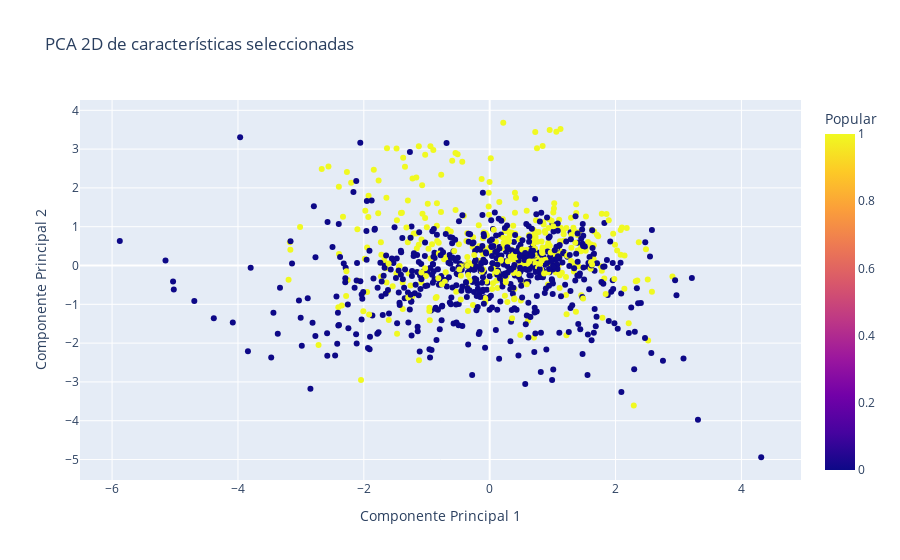

Here is the notebook cell this chart was saved with:
### Code cell
from sklearn.decomposition import PCA
from sklearn.preprocessing import StandardScaler
import plotly.express as px

features = ['danceability', 'energy', 'valence', 'speechiness', 'followers', 'duration_ms']
df_pca = df.dropna(subset=features + ['popular'])

X = df_pca[features]
y = df_pca['popular']

# Escalar features
scaler = StandardScaler()
X_scaled = scaler.fit_transform(X)

# PCA 2 componentes
pca = PCA(n_components=2)
X_pca = pca.fit_transform(X_scaled)

df_pca['PC1'] = X_pca[:, 0]
df_pca['PC2'] = X_pca[:, 1]

fig_pca = px.scatter(df_pca, x='PC1', y='PC2', color='popular',
                     title="PCA 2D de características seleccionadas",
                     labels={'PC1': 'Componente Principal 1', 'PC2': 'Componente Principal 2', 'popular': 'Popular'},
                     hover_data=features)
fig_pca.show()

### Figure 1 — Plotly figure (JSON) as saved in the notebook; plotly's stock layout.template omitted (floating-point values rounded to 4 significant figures; data arrays with more than 128 entries replaced by an {"elided": "..."} marker saying what was removed)
{"data": [{"customdata": {"elided": "1000x6 float values"}, "hovertemplate": "Componente Principal 1=%{x}<br>Componente Principal 2=%{y}<br>danceability=%{customdata[0]}<br>energy=%{customdata[1]}<br>valence=%{customdata[2]}<br>speechiness=%{customdata[3]}<br>followers=%{customdata[4]}<br>duration_ms=%{customdata[5]}<br>Popular=%{marker.color}<extra></extra>", "legendgroup": "", "marker": {"color": {"elided": "1000 int values"}, "coloraxis": "coloraxis", "symbol": "circle"}, "mode": "markers", "name": "", "orientation": "v", "showlegend": false, "type": "scatter", "x": {"elided": "1000 float values"}, "xaxis": "x", "y": {"elided": "1000 float values"}, "yaxis": "y"}], "layout": {"coloraxis": {"colorbar": {"title": {"text": "Popular"}}, "colorscale": [[0, "#0d0887"], [0.1111, "#46039f"], [0.2222, "#7201a8"], [0.3333, "#9c179e"], [0.4444, "#bd3786"], [0.5556, "#d8576b"], [0.6667, "#ed7953"], [0.7778, "#fb9f3a"], [0.8889, "#fdca26"], [1, "#f0f921"]]}, "legend": {"tracegroupgap": 0}, "title": {"text": "PCA 2D de características seleccionadas"}, "xaxis": {"anchor": "y", "domain": [0, 1], "title": {"text": "Componente Principal 1"}}, "yaxis": {"anchor": "x", "domain": [0, 1], "title": {"text": "Componente Principal 2"}}}}
